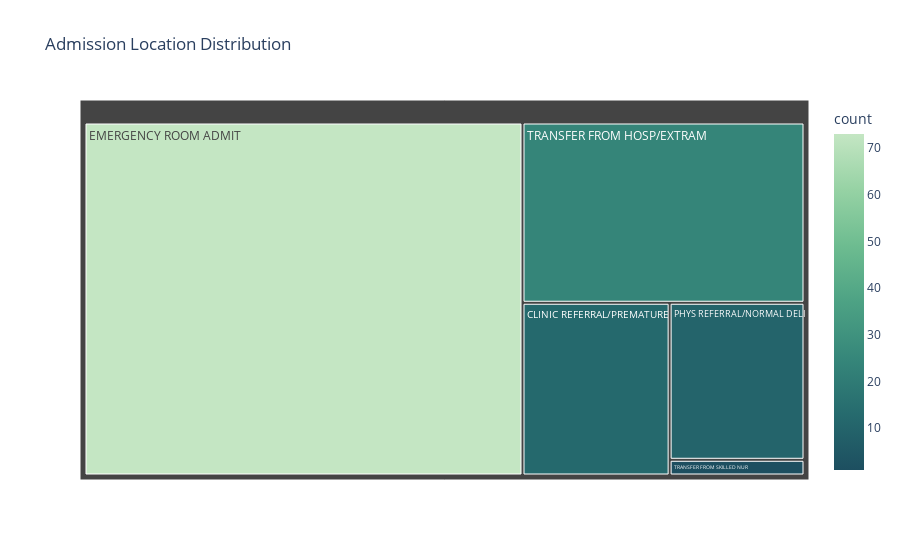

Notebook cell for this chart:
### Code cell
# Create a treemap
fig = px.treemap(
    admission_location_count,
    path=["admission_location"],  
    values="count",               
    color="count",                
    color_continuous_scale=px.colors.sequential.Blugrn_r, 
    title="Admission Location Distribution"
)

# Show the plot
fig.show()

### Figure 1 — Plotly figure (JSON) as saved in the notebook; plotly's stock layout.template omitted (floating-point values rounded to 4 significant figures)
{"data": [{"branchvalues": "total", "customdata": [[73.0], [24.0], [12.0], [10.0], [1.0]], "domain": {"x": [0, 1], "y": [0, 1]}, "hovertemplate": "labels=%{label}<br>count_sum=%{value}<br>parent=%{parent}<br>id=%{id}<br>count=%{color}<extra></extra>", "ids": ["EMERGENCY ROOM ADMIT", "TRANSFER FROM HOSP/EXTRAM", "CLINIC REFERRAL/PREMATURE", "PHYS REFERRAL/NORMAL DELI", "TRANSFER FROM SKILLED NUR"], "labels": ["EMERGENCY ROOM ADMIT", "TRANSFER FROM HOSP/EXTRAM", "CLINIC REFERRAL/PREMATURE", "PHYS REFERRAL/NORMAL DELI", "TRANSFER FROM SKILLED NUR"], "marker": {"coloraxis": "coloraxis", "colors": [73.0, 24.0, 12.0, 10.0, 1.0]}, "name": "", "parents": ["", "", "", "", ""], "type": "treemap", "values": [73.0, 24.0, 12.0, 10.0, 1.0]}], "layout": {"coloraxis": {"colorbar": {"title": {"text": "count"}}, "colorscale": [[0, "rgb(29, 79, 96)"], [0.1667, "rgb(38, 107, 110)"], [0.3333, "rgb(54, 135, 122)"], [0.5, "rgb(77, 162, 132)"], [0.6667, "rgb(109, 188, 144)"], [0.8333, "rgb(150, 210, 164)"], [1, "rgb(196, 230, 195)"]]}, "legend": {"tracegroupgap": 0}, "title": {"text": "Admission Location Distribution"}}}
